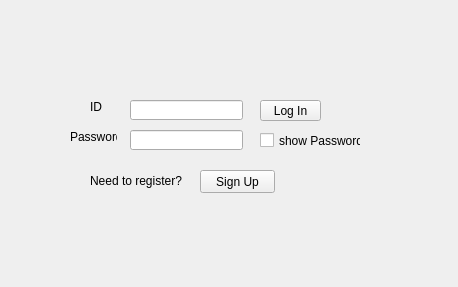
<?xml version="1.0" encoding="UTF-8"?>
<ui version="4.0">
 <class>Login</class>
 <widget class="QWidget" name="Login">
  <property name="geometry">
   <rect>
    <x>0</x>
    <y>0</y>
    <width>458</width>
    <height>287</height>
   </rect>
  </property>
  <property name="windowTitle">
   <string>Form</string>
  </property>
  <widget class="QFrame" name="loginForm">
   <property name="geometry">
    <rect>
     <x>40</x>
     <y>60</y>
     <width>331</width>
     <height>161</height>
    </rect>
   </property>
   <widget class="QPushButton" name="btn_loginButton">
    <property name="geometry">
     <rect>
      <x>220</x>
      <y>40</y>
      <width>61</width>
      <height>21</height>
     </rect>
    </property>
    <property name="text">
     <string>Log In</string>
    </property>
   </widget>
   <widget class="QPushButton" name="btn_RegisterForm">
    <property name="geometry">
     <rect>
      <x>160</x>
      <y>110</y>
      <width>75</width>
      <height>23</height>
     </rect>
    </property>
    <property name="text">
     <string>Sign Up</string>
    </property>
   </widget>
   <widget class="QLineEdit" name="ledit_loginUsername">
    <property name="geometry">
     <rect>
      <x>90</x>
      <y>40</y>
      <width>113</width>
      <height>20</height>
     </rect>
    </property>
   </widget>
   <widget class="QLineEdit" name="ledit_loginPassword">
    <property name="geometry">
     <rect>
      <x>90</x>
      <y>70</y>
      <width>113</width>
      <height>20</height>
     </rect>
    </property>
   </widget>
   <widget class="QLabel" name="label">
    <property name="geometry">
     <rect>
      <x>50</x>
      <y>40</y>
      <width>47</width>
      <height>13</height>
     </rect>
    </property>
    <property name="text">
     <string>ID</string>
    </property>
   </widget>
   <widget class="QLabel" name="label_2">
    <property name="geometry">
     <rect>
      <x>30</x>
      <y>70</y>
      <width>47</width>
      <height>13</height>
     </rect>
    </property>
    <property name="text">
     <string>Password</string>
    </property>
   </widget>
   <widget class="QLabel" name="label_3">
    <property name="geometry">
     <rect>
      <x>50</x>
      <y>110</y>
      <width>101</width>
      <height>21</height>
     </rect>
    </property>
    <property name="text">
     <string>Need to register?</string>
    </property>
   </widget>
   <widget class="QCheckBox" name="checkBox_showPassword">
    <property name="geometry">
     <rect>
      <x>220</x>
      <y>70</y>
      <width>101</width>
      <height>21</height>
     </rect>
    </property>
    <property name="text">
     <string>show Password</string>
    </property>
   </widget>
  </widget>
 </widget>
 <resources/>
 <connections/>
 <slots>
  <slot>on_btn_loginButton_clicked()</slot>
 </slots>
</ui>
